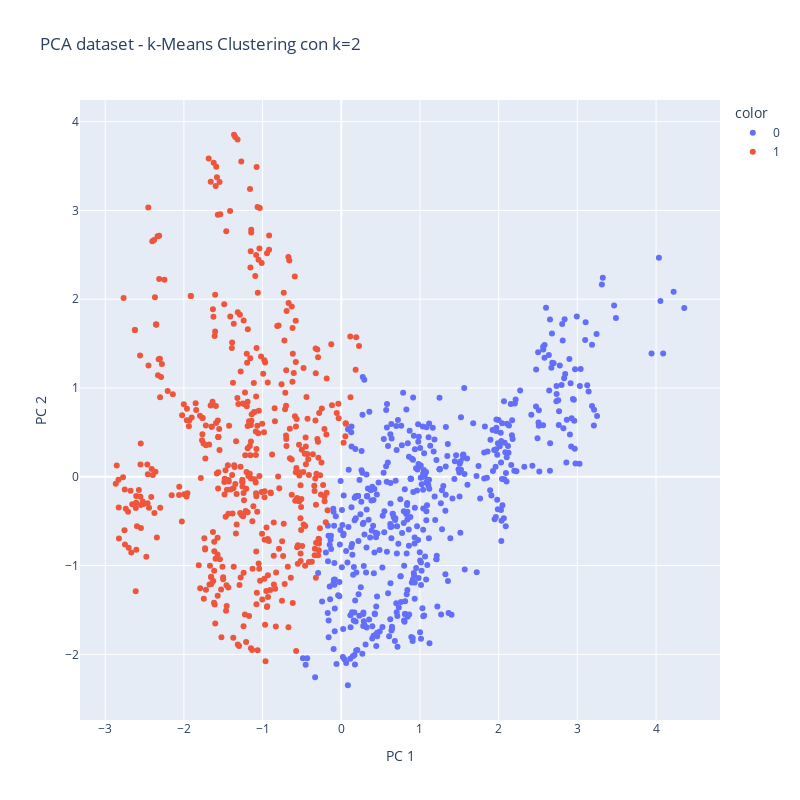

Source (notebook cell):
### Markdown cell above
### KMeans

### Code cell
pca = PCA(n_components=2)
components = pca.fit_transform(Xs_train)

kmeans = KMeans(n_clusters = 2, random_state = 0, n_init='auto')

kmeans.fit(components)

fig = px.scatter(components, x=0, y=1, 
                color=kmeans.labels_.astype(str),
                labels={'0': 'PC 1', '1': 'PC 2'},
                title=f'PCA dataset - k-Means Clustering con k=2',
                width=800, height=800)
fig.show()

### Figure 1 — Plotly figure (JSON) as saved in the notebook; plotly's stock layout.template omitted (floating-point values rounded to 4 significant figures; data arrays with more than 128 entries replaced by an {"elided": "..."} marker saying what was removed)
{"data": [{"hovertemplate": "color=0<br>PC 1=%{x}<br>PC 2=%{y}<extra></extra>", "legendgroup": "0", "marker": {"color": "#636efa", "symbol": "circle"}, "mode": "markers", "name": "0", "orientation": "v", "showlegend": true, "type": "scatter", "x": {"elided": "499 float values"}, "xaxis": "x", "y": {"elided": "499 float values"}, "yaxis": "y"}, {"hovertemplate": "color=1<br>PC 1=%{x}<br>PC 2=%{y}<extra></extra>", "legendgroup": "1", "marker": {"color": "#EF553B", "symbol": "circle"}, "mode": "markers", "name": "1", "orientation": "v", "showlegend": true, "type": "scatter", "x": {"elided": "461 float values"}, "xaxis": "x", "y": {"elided": "461 float values"}, "yaxis": "y"}], "layout": {"height": 800, "legend": {"title": {"text": "color"}, "tracegroupgap": 0}, "title": {"text": "PCA dataset - k-Means Clustering con k=2"}, "width": 800, "xaxis": {"anchor": "y", "domain": [0, 1], "title": {"text": "PC 1"}}, "yaxis": {"anchor": "x", "domain": [0, 1], "title": {"text": "PC 2"}}}}
